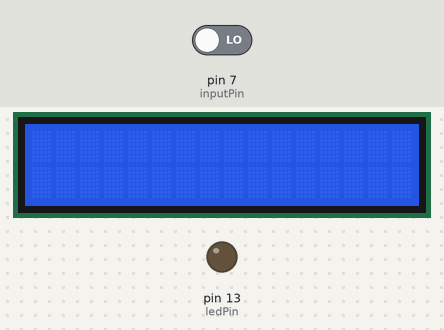
Bench run of a sketch on a simulated Arduino Uno, built with avr-gcc and run on an emulated ATmega328P. On the bench: 16×2 character LCD, output pins drawn as LEDs (lit = HIGH). Dashed ring = blinking. The test bench sets the inputs (shaded band); at power-on: pin 7 (inputPin) LOW. What the sketch prints to the serial monitor is not drawn.

Above: at 1.2 s.
1.3 s: pin 7 (inputPin) driven HIGH
At 1.55 s:
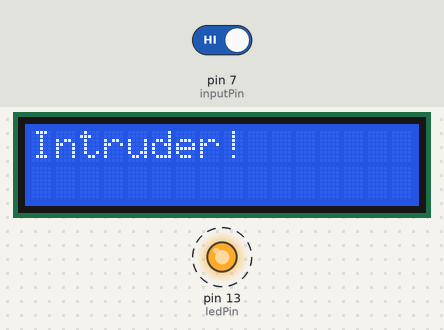
3.1 s: pin 7 (inputPin) driven LOW
At 4.4 s:
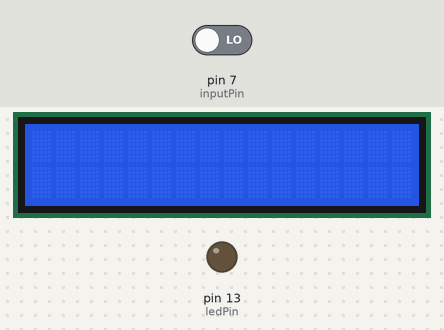
Timing chart, 0 to 6.1 s (numbered marks = the images above; inputs shaded):
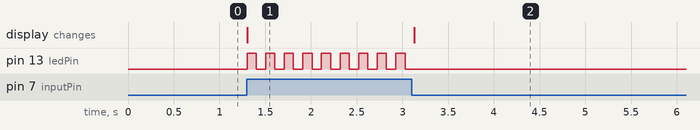

Measured:
- after the input at 1.3 s, pin 13 (ledPin): alternates HIGH for 0.10 s and LOW for 0.10 s, starting at once; the display: changes at once (image 1)
- after the input at 3.1 s, pin 13 (ledPin): stops changing and stays LOW; the display: changes at once (image 2)

The sketch:

Rahtelli__Matthew_-_Design_Project.ino
```cpp
int ledPin = 13;
int inputPin = 7;
int pirState = LOW;
int val = 0;

#include <LiquidCrystal.h>
LiquidCrystal lcd(12, 11, 5, 4, 3, 2);

void setup() {
  pinMode(ledPin, OUTPUT);
  pinMode(inputPin, INPUT);

  Serial.begin(9600);
  lcd.begin(16, 2);

}

void loop(){
  val = digitalRead(inputPin);
  if (val == HIGH) {
  lcd.print("Intruder!");
  digitalWrite(ledPin, HIGH);
  delay(100);
  digitalWrite(ledPin, LOW);
  delay(100);
  lcd.clear();
    if (pirState == LOW) {
      // we have just turned on
      Serial.println("Motion detected!");
      pirState = HIGH;
    }
  } else {
    digitalWrite(ledPin, LOW);
    if (pirState == HIGH){
      Serial.println("Motion ended!");
      lcd.clear();
      pirState = LOW;
    }
  }
}
```
